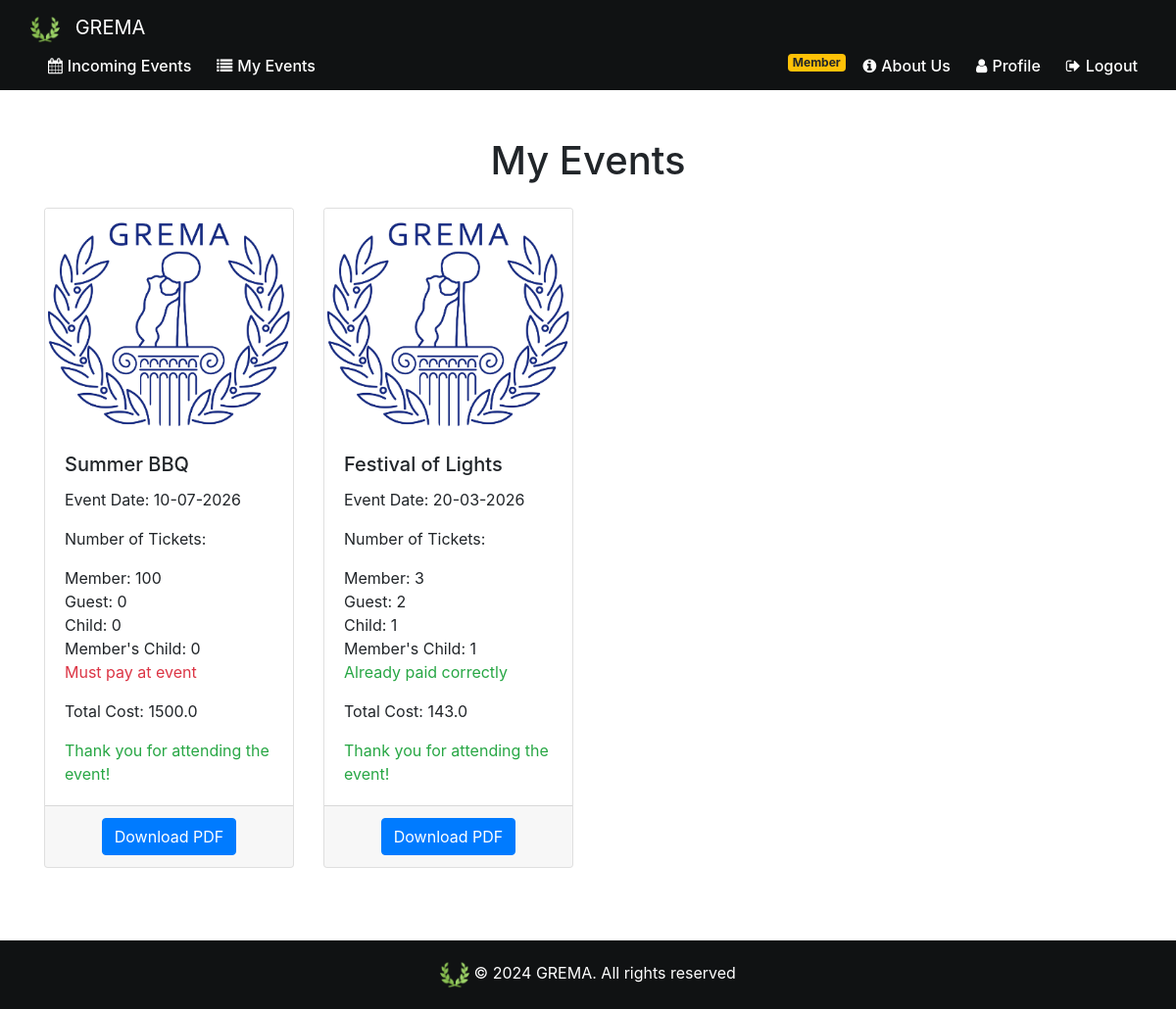
/my_events (signed in), run on the app's committed database.
### website/models.py (models this page shows)
class Event(db.Model):
    id = db.Column(db.Integer, primary_key=True)
    name= db.Column(db.String(80))
    date = db.Column(db.DateTime(timezone=True), default=func.current_date())
    max_guest_num = db.Column(db.Integer)
    member_price=db.Column(db.Float)
    member_child_price=db.Column(db.Float)
    guest_price=db.Column(db.Float)
    child_price=db.Column(db.Float)
    is_family_friendly=db.Column(db.Boolean)
    img_url=db.Column(db.String(300))
    description=db.Column(db.String(800))
    admin_id = db.Column(db.Integer, db.ForeignKey('admin.id'))

class Event_Attendance(db.Model):
    id = db.Column(db.Integer, primary_key=True)
    event_id = db.Column(db.Integer, db.ForeignKey('event.id'))
    user_id = db.Column(db.Integer, db.ForeignKey('user.id'))
    date = db.Column(db.DateTime(timezone=True), default=func.current_date())
    number_guest_tickets = db.Column(db.Integer)
    number_child_tickets = db.Column(db.Integer)
    number_member_tickets = db.Column(db.Integer)
    number_memberchild_tickets = db.Column(db.Integer)
    guests_names = db.Column(db.String(300))
    cash_payment_in_event=db.Column(db.Boolean)
    total_price= db.Column(db.Float)

### website/views.py (the view)
@views.route('/my_events', methods=['GET', 'POST'])
@login_required
def my_events():
    user_attendances = Event_Attendance.query.filter_by(user_id=current_user.id).all()
    events = [Event.query.get(attendance.event_id) for attendance in user_attendances]
    now = datetime.now()
    return render_template('my_events.html', user_attendances=user_attendances, events=events, user=current_user,now=now)

### website/views.py (called while the page is built)
@views.context_processor
def inject_membership():
    if current_user.is_authenticated:
        is_member = Fee.query.filter_by(user_fee=current_user.id, payed=True).first() is not None
    else:
        is_member = False
    return dict(is_member=is_member)

### website/templates/my_events.html (shortened to what this page needs)
{% extends "base.html" %}
{% block content %}
<br><br>
<div class="container">
    <h1 class="text-center mb-4">My Events</h1>
    {% if user_attendances|length == 0 %}
    <p class="text-center text-muted mb-4">You haven't signed up for any events yet.</p>
    {% else %}
    <div class="row row-cols-1 row-cols-md-4">
        {% for i in range(user_attendances|length) %}
        <div class="col mb-4">
            <div class="card h-100 div-hover">
                {% if events[i].img_url %}
                <img src="{{ events[i].img_url }}" class="card-img-top" alt="{{ events[i].name }}">
                {% else %}
                <img src="{{ url_for('static', filename='images/gremaLogo.png') }}" class="card-img-top"
                    alt="{{ events[i].name }}">
                {% endif %}
                <div class="card-body">
                    <h5 class="card-title">{{ events[i].name }}</h5>
                    <p class="card-text">Event Date: {{ events[i].date.strftime('%d-%m-%Y') }}</p>
                    <p class="card-text">Number of Tickets:</p>
                    <ul class="list-unstyled">
                        <li>Member: {{ user_attendances[i].number_member_tickets }}</li>
                        <li>Guest: {{ user_attendances[i].number_guest_tickets }}</li>
                        <li>Child: {{ user_attendances[i].number_child_tickets }}</li>
                        <li>Member's Child: {{ user_attendances[i].number_memberchild_tickets }}</li>
                        {%if user_attendances[i].cash_payment_in_event %}
                        <li><span class="text-danger">Must pay at event</span></li>
                        {%else%}
                        <li><span class="text-success">Already paid correctly</span></li>
                        {% endif%}
                    </ul>
                    <p class="card-text">Total Cost: {{ user_attendances[i].total_price }}</p>
                    {% if events[i].date < now %} <p class="card-text text-success mb-0">Thank you for attending the
                        event!</p>
                        {% else %}
                        <p class="card-text text-primary mb-0">See you there!</p>
                        {% endif %}
                </div>
                <div class="card-footer text-center">
                    <form action="{{ url_for('views.download_event_pdf', event_id=events[i].id) }}" method="post">
                        <button type="submit" class="btn btn-primary">Download PDF</button>
                    </form>
                </div>
            </div>
        </div>
        {% endfor %}
    </div>
    {% endif %}
</div>
{% endblock %}

### website/static/base.css (style rules this page uses)
html { position: relative; min-height: 100%; }
body { margin-bottom: 100px; margin: 0; padding: 0; }

### data on the page
Event: name "Summer BBQ", date "10-07-2026"
Event_Attendance: number_member_tickets "100", number_guest_tickets "0", number_child_tickets "0", number_memberchild_tickets "0", total_price "1500.0"
Event: name "Festival of Lights", date "20-03-2026"
Event_Attendance: number_member_tickets "3", number_guest_tickets "2", number_child_tickets "1", number_memberchild_tickets "1", total_price "143.0"
